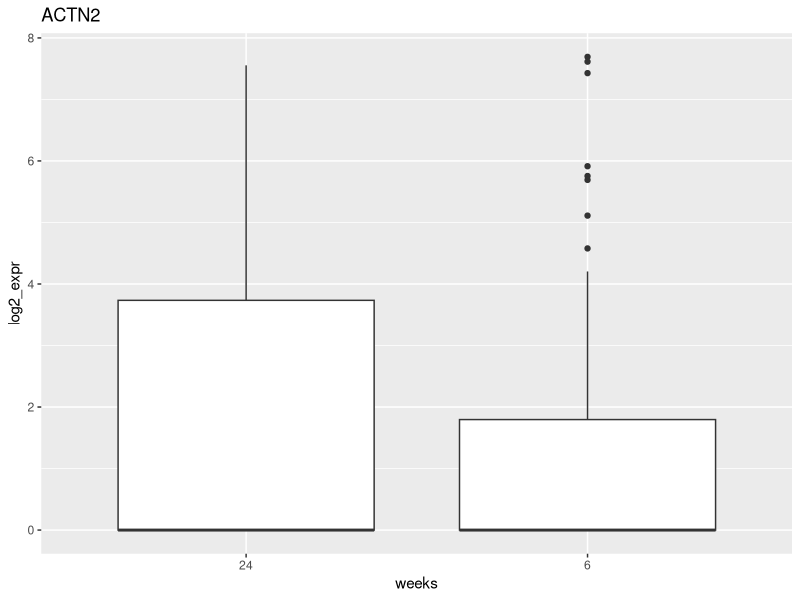
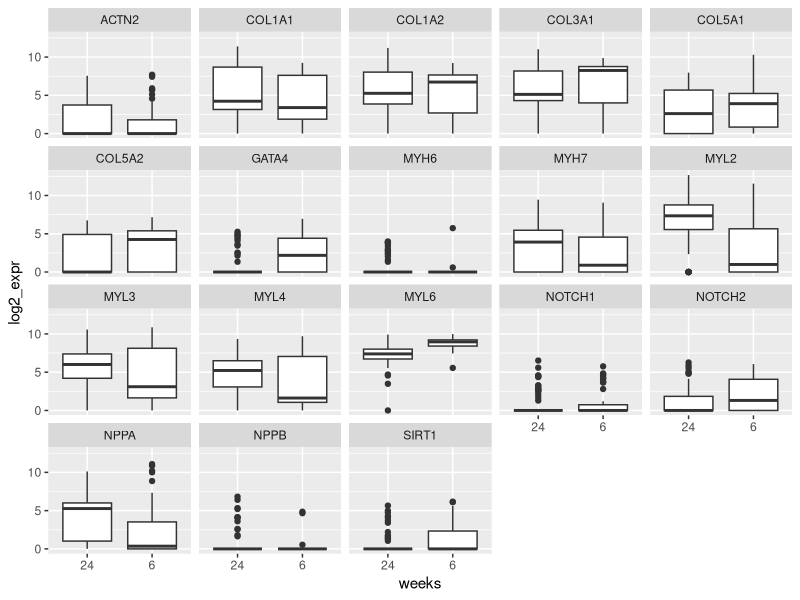
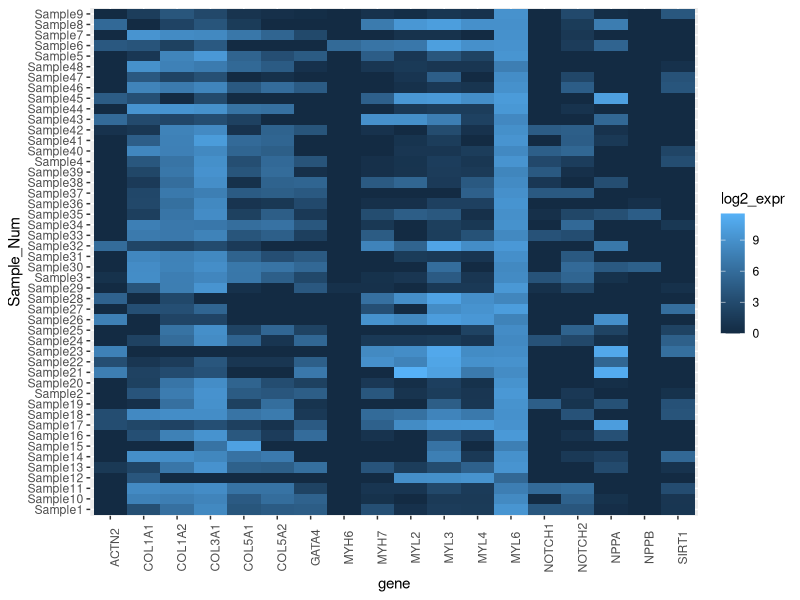
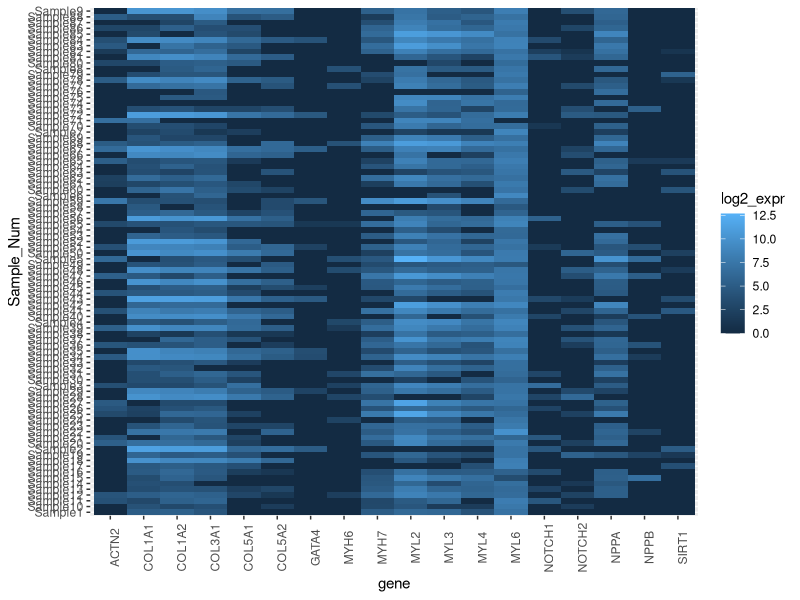

Recreate these plots in R, in order.
# WALKING THROUGH RSTUDIO:
# console
# global environment
# scripting space
# plot and help viewer

# Using R as a calculator
# addition  +
5 + 3
# subtraction -
5 - 3
# multiplication *
5 * 3
# division /
5 / 3

# mod (reminader) %%
5 %% 3

#exponent
5 ** 3
5 ^3

#combining terms together (PEMDAS)
5 - 3^2
(5-3) ^ 2

# VARIABLES:
weight_kg <- 55
weight_kg = 55

#print to console
weight_kg
print(weight_kg)

#weight in pounds
weight_lb = 2.2 * weight_kg
weight_lb

2.2*55

weight_kg  = 100
weight_lb
weight_lb = weight_kg * 2.2
weight_lb


# TODO: talk about R projects. File > Open Project


# Load tidyverse packages
#install.packages(c('tidyverse', 'readxl'))
library(tidyverse) # We need a package to read in an excel sheet. Go over packages
library(readxl)

# READING DATA INTO R
# READ IN EXCEL FILES <- functions
six_weeks = read_excel('data/log2_expression_6wks.xlsx', sheet = 1)
twenty_four_weeks = read_excel('data/log2_expression_24wks.xlsx', sheet = 1)

# LOOKING AT OUR DATA
View(six_weeks)
View(twenty_four_weeks)
head(six_weeks)
ncol(six_weeks)
nrow(six_weeks)
dim(six_weeks)
colnames(six_weeks)
rownames(six_weeks)

#reference things in the data frame
#data_frame[row,column]
dim(six_weeks)
six_weeks[1,1]
six_weeks[5,]
six_weeks[,5]
six_weeks[,2]
six_weeks$ACTN2


# USING FUNCTIONS
mean(six_weeks$ACTN2)
mean(twenty_four_weeks$ACTN2)

summary(six_weeks$ACTN2)
summary(twenty_four_weeks$ACTN2)

# pivot longer
dat_long_6wks <- six_weeks %>%
    pivot_longer(-Sample_Num, names_to = "gene", values_to = '6')
dat_long_24wks <- twenty_four_weeks %>%
    pivot_longer(-Sample_Num, names_to = "gene", values_to = '24')

# join
dat_joined <- full_join(dat_long_6wks, dat_long_24wks, by = c('Sample_Num', 'gene'))

# pivot longer again
dat_joined_long <- dat_joined %>% pivot_longer(c('6', '24'),
                                               names_to = 'weeks',
                                               values_to = 'log2_expr')

dat_joined_long %>%
    filter(gene == 'ACTN2') %>%
    ggplot(aes(weeks, log2_expr)) +
    geom_boxplot() +
    labs(title = 'ACTN2')

# TODO: interesting genes for hearts, cellular development, division?

# CHALLENGE:
# Make a boxplot plot for expression of the gene GATA4 at 6 weeks compared to 24 weeks.
# Bonus: make each box a different color.


# SAVING YOUR PLOT
# TODO: ggsave

# PLOT ALL THE GENES
# facet wrap
dat_joined_long %>%
    ggplot(aes(weeks, log2_expr)) +
    geom_boxplot() +
    facet_wrap('gene')

# heatmaps
dat_joined_long %>%
    filter(weeks == '6', !is.na(log2_expr)) %>%
    ggplot(aes(gene, Sample_Num, fill = log2_expr)) +
    geom_tile() +
    theme(axis.text.x = element_text(angle = 90))
dat_joined_long %>%
    filter(weeks == '24', !is.na(log2_expr)) %>%
    ggplot(aes(gene, Sample_Num, fill = log2_expr)) +
    geom_tile() +
    theme(axis.text.x = element_text(angle = 90))
